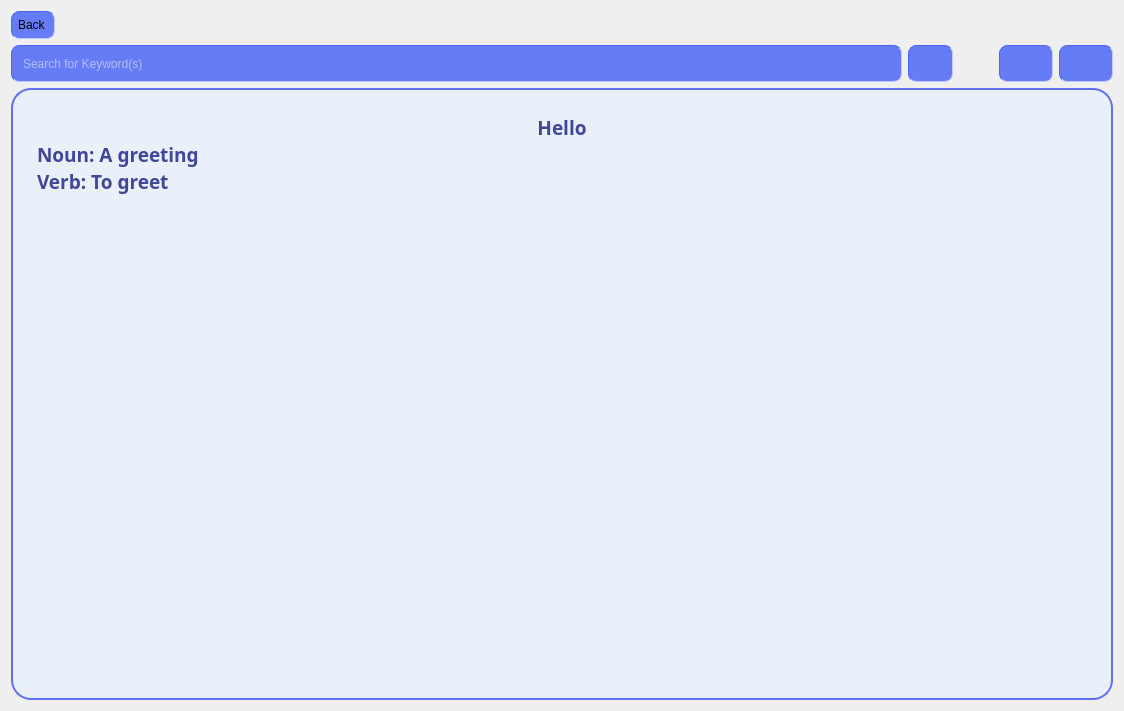
<?xml version="1.0" encoding="UTF-8"?>
<ui version="4.0">
 <class>SearchForKey</class>
 <widget class="QWidget" name="SearchForKey">
  <property name="geometry">
   <rect>
    <x>0</x>
    <y>0</y>
    <width>1124</width>
    <height>711</height>
   </rect>
  </property>
  <property name="windowTitle">
   <string>Form</string>
  </property>
  <layout class="QFormLayout" name="formLayout">
   <item row="0" column="0" colspan="2">
    <layout class="QVBoxLayout" name="verticalLayout_2">
     <item>
      <layout class="QVBoxLayout" name="verticalLayout">
       <item>
        <layout class="QHBoxLayout" name="horizontalLayout_5">
         <item>
          <widget class="QPushButton" name="pushButton_goBack">
           <property name="styleSheet">
            <string notr="true">padding: 6px;
border-color: rgb(77, 101, 246);
border-width : 1px;
border-style:inset;
border-radius: 8px;
  min-height: 1px;
  min-width: 1px;
background-color: rgb(102, 124, 246);
font: 11pt &quot;Comfortaa&quot;;</string>
           </property>
           <property name="text">
            <string>Back </string>
           </property>
          </widget>
         </item>
         <item>
          <spacer name="horizontalSpacer_3">
           <property name="orientation">
            <enum>Qt::Horizontal</enum>
           </property>
           <property name="sizeHint" stdset="0">
            <size>
             <width>40</width>
             <height>20</height>
            </size>
           </property>
          </spacer>
         </item>
        </layout>
       </item>
       <item>
        <layout class="QHBoxLayout" name="horizontalLayout_3">
         <item>
          <layout class="QGridLayout" name="gridLayout_5">
           <item row="0" column="1">
            <widget class="QLineEdit" name="lineEdit_search">
             <property name="sizePolicy">
              <sizepolicy hsizetype="Preferred" vsizetype="Preferred">
               <horstretch>40</horstretch>
               <verstretch>0</verstretch>
              </sizepolicy>
             </property>
             <property name="styleSheet">
              <string notr="true">padding: 9px;
border-color: rgb(77, 101, 246);
border-width : 1px;
border-style:inset;
border-radius: 8px;
  min-height: 1px;
  min-width: 1px;
background-color: rgb(102, 124, 246);
color: white;
selection-color: rgb(39, 182, 240);
selection-background-color: rgb(77, 92, 245);
font: 11pt &quot;Comfortaa&quot;;</string>
             </property>
             <property name="placeholderText">
              <string>Search for Keyword(s)</string>
             </property>
            </widget>
           </item>
           <item row="0" column="2">
            <widget class="QPushButton" name="pushButton_search">
             <property name="sizePolicy">
              <sizepolicy hsizetype="Fixed" vsizetype="Fixed">
               <horstretch>2</horstretch>
               <verstretch>0</verstretch>
              </sizepolicy>
             </property>
             <property name="font">
              <font>
               <pointsize>14</pointsize>
              </font>
             </property>
             <property name="layoutDirection">
              <enum>Qt::LeftToRight</enum>
             </property>
             <property name="styleSheet">
              <string notr="true">padding: 6px;
border-color: rgb(77, 101, 246);
border-width : 1px;
border-style:inset;
border-radius: 8px;
  min-height: 1px;
  min-width: 1px;
background-color: rgb(102, 124, 246);</string>
             </property>
             <property name="text">
              <string/>
             </property>
             <property name="icon">
              <iconset resource="resources.qrc">
               <normaloff>:/img/images/search.svg</normaloff>:/img/images/search.svg</iconset>
             </property>
             <property name="iconSize">
              <size>
               <width>22</width>
               <height>27</height>
              </size>
             </property>
             <property name="autoDefault">
              <bool>false</bool>
             </property>
             <property name="default">
              <bool>false</bool>
             </property>
             <property name="flat">
              <bool>false</bool>
             </property>
            </widget>
           </item>
           <item row="0" column="3">
            <spacer name="horizontalSpacer">
             <property name="orientation">
              <enum>Qt::Horizontal</enum>
             </property>
             <property name="sizeHint" stdset="0">
              <size>
               <width>40</width>
               <height>20</height>
              </size>
             </property>
            </spacer>
           </item>
          </layout>
         </item>
         <item>
          <layout class="QHBoxLayout" name="horizontalLayout_2">
           <item>
            <layout class="QHBoxLayout" name="horizontalLayout">
             <item>
              <widget class="QPushButton" name="pushButton_setFav">
               <property name="sizePolicy">
                <sizepolicy hsizetype="Minimum" vsizetype="Expanding">
                 <horstretch>0</horstretch>
                 <verstretch>0</verstretch>
                </sizepolicy>
               </property>
               <property name="styleSheet">
                <string notr="true">padding: 10px;
border-color: rgb(77, 101, 246);
border-width : 1px;
border-style:inset;
border-radius: 8px;
  min-height: 1px;
  min-width: 1px;
background-color: rgb(102, 124, 246);</string>
               </property>
               <property name="text">
                <string/>
               </property>
               <property name="icon">
                <iconset resource="resources.qrc">
                 <normaloff>:/img/images/heart.svg</normaloff>
                 <normalon>:/img/images/heart-fill.svg</normalon>:/img/images/heart.svg</iconset>
               </property>
              </widget>
             </item>
             <item>
              <widget class="QPushButton" name="pushButton_edit">
               <property name="sizePolicy">
                <sizepolicy hsizetype="Minimum" vsizetype="Expanding">
                 <horstretch>0</horstretch>
                 <verstretch>0</verstretch>
                </sizepolicy>
               </property>
               <property name="styleSheet">
                <string notr="true">padding: 10px;
border-color: rgb(77, 101, 246);
border-width : 1px;
border-style:inset;
border-radius: 8px;
  min-height: 1px;
  min-width: 1px;
background-color: rgb(102, 124, 246);</string>
               </property>
               <property name="text">
                <string/>
               </property>
               <property name="icon">
                <iconset resource="resources.qrc">
                 <normaloff>:/img/images/pencil.svg</normaloff>:/img/images/pencil.svg</iconset>
               </property>
              </widget>
             </item>
            </layout>
           </item>
          </layout>
         </item>
        </layout>
       </item>
      </layout>
     </item>
     <item>
      <widget class="QTextBrowser" name="textBrowser">
       <property name="sizePolicy">
        <sizepolicy hsizetype="Preferred" vsizetype="Preferred">
         <horstretch>50</horstretch>
         <verstretch>3</verstretch>
        </sizepolicy>
       </property>
       <property name="font">
        <font>
         <family>Comfortaa</family>
         <pointsize>13</pointsize>
         <italic>false</italic>
         <bold>false</bold>
        </font>
       </property>
       <property name="layoutDirection">
        <enum>Qt::LeftToRight</enum>
       </property>
       <property name="styleSheet">
        <string notr="true">padding: 20px;
border-width : 2px;
border-style:solid;
border-radius: 20px;
  min-height: 20px;
  min-width: 20px;
background-color: rgb(233, 240, 250);
border-color: rgb(99, 112, 243);
font: 13pt &quot;Comfortaa&quot;;</string>
       </property>
       <property name="html">
        <string>&lt;!DOCTYPE HTML PUBLIC &quot;-//W3C//DTD HTML 4.0//EN&quot; &quot;http://www.w3.org/TR/REC-html40/strict.dtd&quot;&gt;
&lt;html&gt;&lt;head&gt;&lt;meta name=&quot;qrichtext&quot; content=&quot;1&quot; /&gt;&lt;meta charset=&quot;utf-8&quot; /&gt;&lt;style type=&quot;text/css&quot;&gt;
p, li { white-space: pre-wrap; }
hr { height: 1px; border-width: 0; }
li.unchecked::marker { content: &quot;\2610&quot;; }
li.checked::marker { content: &quot;\2612&quot;; }
&lt;/style&gt;&lt;/head&gt;&lt;body style=&quot; font-family:'Comfortaa'; font-size:13pt; font-weight:400; font-style:normal;&quot;&gt;
&lt;p align=&quot;center&quot; style=&quot; margin-top:0px; margin-bottom:0px; margin-left:0px; margin-right:0px; -qt-block-indent:0; text-indent:0px;&quot;&gt;&lt;span style=&quot; font-size:14pt; font-weight:700; color:#414699;&quot;&gt;Hello&lt;/span&gt;&lt;/p&gt;
&lt;p align=&quot;justify&quot; style=&quot; margin-top:0px; margin-bottom:0px; margin-left:0px; margin-right:0px; -qt-block-indent:0; text-indent:0px;&quot;&gt;&lt;span style=&quot; font-size:14pt; font-weight:700; color:#414699;&quot;&gt;Noun: A greeting&lt;/span&gt;&lt;/p&gt;
&lt;p align=&quot;justify&quot; style=&quot; margin-top:0px; margin-bottom:0px; margin-left:0px; margin-right:0px; -qt-block-indent:0; text-indent:0px;&quot;&gt;&lt;span style=&quot; font-size:14pt; font-weight:700; color:#414699;&quot;&gt;Verb: To greet&lt;/span&gt;&lt;/p&gt;&lt;/body&gt;&lt;/html&gt;</string>
       </property>
       <property name="placeholderText">
        <string>Displaying...</string>
       </property>
      </widget>
     </item>
    </layout>
   </item>
  </layout>
 </widget>
 <resources>
  <include location="resources.qrc"/>
 </resources>
 <connections/>
</ui>
